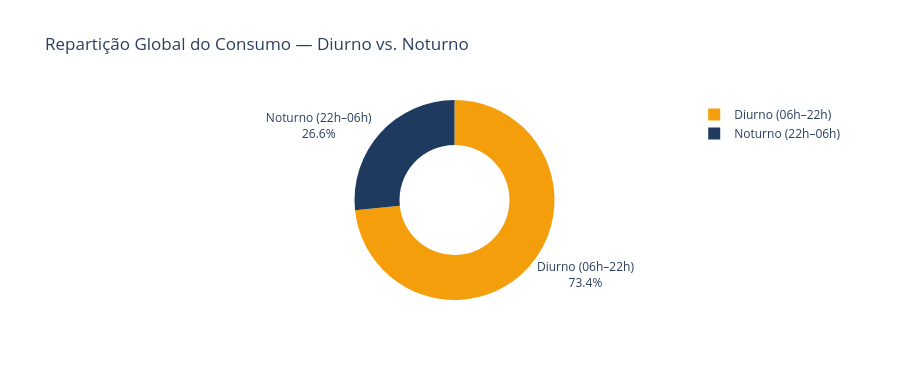
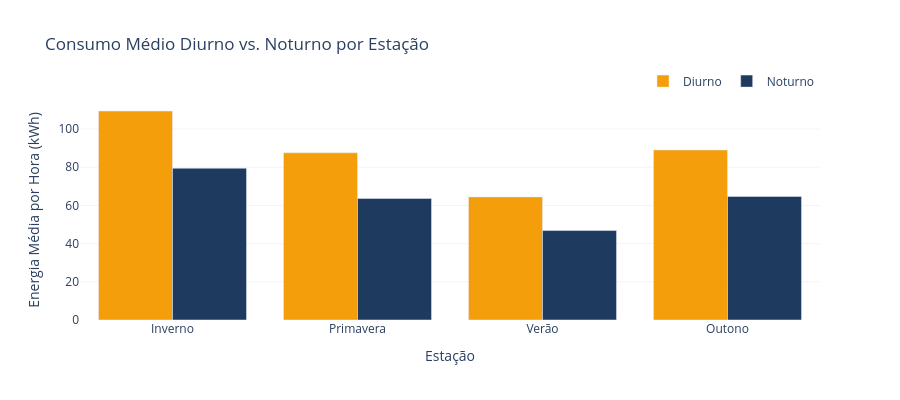

Here is the notebook cell these charts were saved with, in order:
### Markdown cell above
## 6. Consumo Diurno vs. Noturno
A divisão entre período diurno (06h–22h) e noturno (22h–06h) permite quantificar
a assimetria de consumo ao longo do dia, um parâmetro crítico para dimensionar
sistemas de armazenamento de energia (baterias) em comunidades energéticas.

### Code cell
# Classificar período diurno/noturno
df["periodo"] = df["hora"].apply(lambda h: "Diurno (06h–22h)" if 6 <= h < 22 else "Noturno (22h–06h)")

# --- Totais globais ---
totais = df.groupby("periodo")["energia_ativa_kwh"].sum()
pct_diurno  = totais["Diurno (06h–22h)"]  / totais.sum() * 100
pct_noturno = totais["Noturno (22h–06h)"] / totais.sum() * 100
print(f"Consumo Diurno : {pct_diurno:.1f}%")
print(f"Consumo Noturno: {pct_noturno:.1f}%")

# --- Gráfico 1: Donut global ---
fig_donut = go.Figure(go.Pie(
    labels=totais.index, values=totais.values,
    hole=0.55,
    marker_colors=["#F59E0B", "#1E3A5F"],
    textinfo="label+percent",
    hovertemplate="%{label}: %{value:.0f} kWh (%{percent})<extra></extra>"
))
fig_donut.update_layout(
    title="Repartição Global do Consumo — Diurno vs. Noturno",
    plot_bgcolor="white", paper_bgcolor="white", height=380
)
fig_donut.show()

# --- Gráfico 2: Diurno vs Noturno por estação ---
dn_estacao = (
    df.groupby(["estacao", "periodo"])["energia_ativa_kwh"]
    .mean()
    .unstack()
    .reindex(ordem_estacoes)
)

fig_dn = go.Figure()
fig_dn.add_trace(go.Bar(
    x=dn_estacao.index, y=dn_estacao["Diurno (06h–22h)"],
    name="Diurno", marker_color="#F59E0B"
))
fig_dn.add_trace(go.Bar(
    x=dn_estacao.index, y=dn_estacao["Noturno (22h–06h)"],
    name="Noturno", marker_color="#1E3A5F"
))
fig_dn.update_layout(
    title="Consumo Médio Diurno vs. Noturno por Estação",
    xaxis_title="Estação", yaxis_title="Energia Média por Hora (kWh)",
    barmode="group",
    yaxis=dict(showgrid=True, gridcolor="#F1F5F9"),
    plot_bgcolor="white", paper_bgcolor="white",
    legend=dict(orientation="h", yanchor="bottom", y=1.02, xanchor="right", x=1),
    height=400
)
fig_dn.show()

# --- Gráfico 3: Evolução mensal do rácio diurno/noturno ---
dn_mensal = (
    df.groupby(["mes", "periodo"])["energia_ativa_kwh"]
    .mean()
    .unstack()
)
dn_mensal["racio"] = dn_mensal["Diurno (06h–22h)"] / dn_mensal["Noturno (22h–06h)"]

meses_nomes = ["Jan","Fev","Mar","Abr","Mai","Jun","Jul","Ago","Set","Out","Nov","Dez"]

fig_racio = go.Figure(go.Scatter(
    x=[meses_nomes[m-1] for m in dn_mensal.index],
    y=dn_mensal["racio"].values,
    mode="lines+markers",
    line=dict(color="#7C3AED", width=2.5),
    marker=dict(size=7, color="#7C3AED"),
    fill="tozeroy", fillcolor="rgba(124,58,237,0.08)"
))
fig_racio.add_hline(y=1, line_dash="dot", line_color="#94A3B8",
                    annotation_text="Consumo Diurno = Noturno",
                    annotation_position="bottom right")
fig_racio.update_layout(
    title="Rácio Diurno/Noturno por Mês (valores > 1 = maior consumo diurno)",
    xaxis_title="Mês", yaxis_title="Rácio Diurno / Noturno",
    yaxis=dict(showgrid=True, gridcolor="#F1F5F9"),
    plot_bgcolor="white", paper_bgcolor="white", height=380
)
fig_racio.show()

### Figure 1 — Plotly figure (JSON) as saved in the notebook; plotly's stock layout.template omitted (floating-point values rounded to 4 significant figures)
{"data": [{"hole": 0.55, "hovertemplate": "%{label}: %{value:.0f} kWh (%{percent})<extra></extra>", "labels": ["Diurno (06h–22h)", "Noturno (22h–06h)"], "marker": {"colors": ["#F59E0B", "#1E3A5F"]}, "textinfo": "label+percent", "type": "pie", "values": [738200000.0, 268100000.0]}], "layout": {"height": 380, "paper_bgcolor": "white", "plot_bgcolor": "white", "title": {"text": "Repartição Global do Consumo — Diurno vs. Noturno"}}}

### Figure 2 — Plotly figure (JSON) as saved in the notebook; plotly's stock layout.template omitted (floating-point values rounded to 4 significant figures)
{"data": [{"marker": {"color": "#F59E0B"}, "name": "Diurno", "type": "bar", "x": ["Inverno", "Primavera", "Verão", "Outono"], "y": [109.4, 87.57, 64.47, 89.03]}, {"marker": {"color": "#1E3A5F"}, "name": "Noturno", "type": "bar", "x": ["Inverno", "Primavera", "Verão", "Outono"], "y": [79.47, 63.62, 46.84, 64.67]}], "layout": {"barmode": "group", "height": 400, "legend": {"orientation": "h", "x": 1, "xanchor": "right", "y": 1.02, "yanchor": "bottom"}, "paper_bgcolor": "white", "plot_bgcolor": "white", "title": {"text": "Consumo Médio Diurno vs. Noturno por Estação"}, "xaxis": {"title": {"text": "Estação"}}, "yaxis": {"gridcolor": "#F1F5F9", "showgrid": true, "title": {"text": "Energia Média por Hora (kWh)"}}}}
